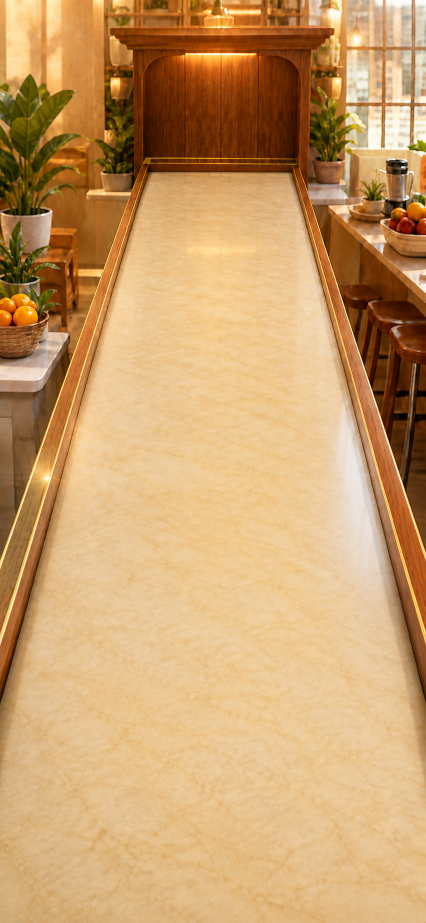
#> input picture tools/art-source/lane-premium-v54-source.png, 852 x 1846 px (shown at 1/2 size)
$ python prepare_v54_lane.py
#> lines starting #> are read from the running program, lines starting #| are printed output that depends on the picture
"""Calibrate the selected ImageGen lane to the V5.3 physics camera frame."""

from pathlib import Path
from PIL import Image


ROOT = Path(__file__).resolve().parents[1]
SOURCE = ROOT / "tools" / "art-source" / "lane-premium-v54-source.png"
OUTPUT = ROOT / "public" / "assets" / "lane-premium-v54.png"

# The source edit already contains a seamless empty lane. This crop expands the
# rail perspective and moves the cabinet bumper onto the fixed physics guide.
CROP = (63, 0, 817, 1450)
OUTPUT_SIZE = (862, 1658)


def main() -> None:
    with Image.open(SOURCE) as image:
#> image is the input picture: PIL image 852x1846 RGB; mean R, G, B 201.7, 159.3, 107.8
        calibrated = image.convert("RGB").crop(CROP).resize(OUTPUT_SIZE, Image.Resampling.LANCZOS)
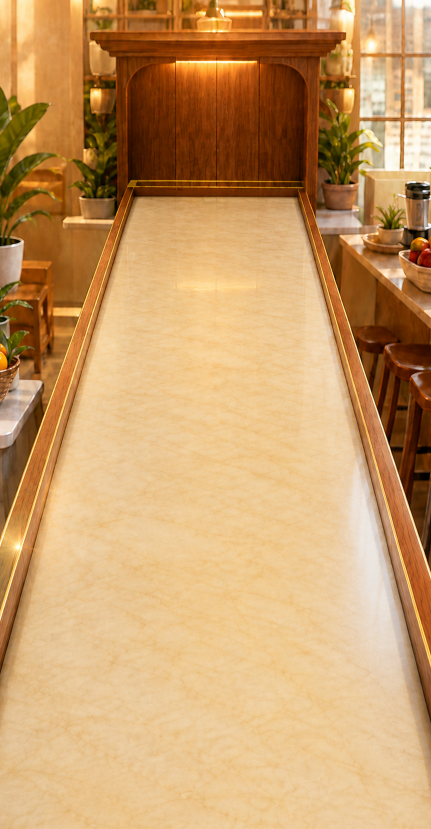
#> calibrated: PIL image 862x1658 RGB (shown at 1/2 size); mean R, G, B 200.6, 156.5, 105
        calibrated.save(OUTPUT, format="PNG", optimize=True)
    print(f"V5.4 lane written: {OUTPUT} ({OUTPUT_SIZE[0]}x{OUTPUT_SIZE[1]})")


if __name__ == "__main__":
    main()

$ run again, with tools/art-source/lane-premium-v57-source.png copied over tools/art-source/lane-premium-v54-source.png
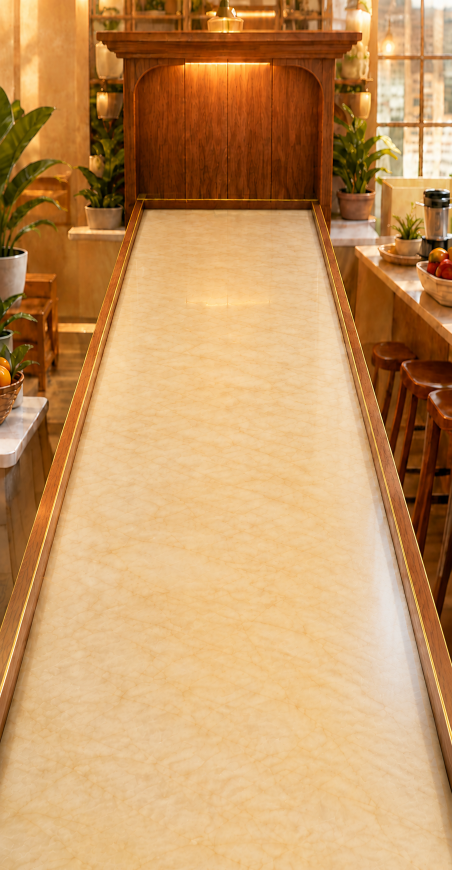
#> input picture tools/art-source/lane-premium-v57-source.png, 904 x 1740 px (shown at 1/2 size)
#> in main, image is the input picture: PIL image 904x1740 RGB; mean R, G, B 197.5, 150.8, 99
#> in main, `calibrated = image.convert("RGB").crop(CROP).resize(OUTPUT_SIZE, Image..`:
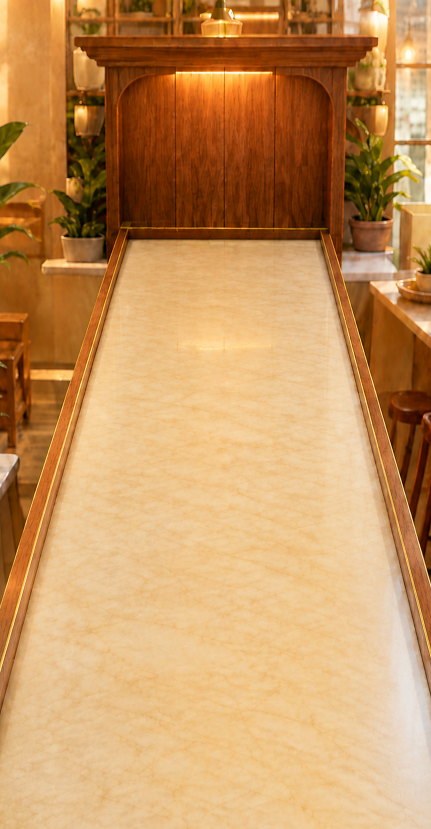
#> calibrated: PIL image 862x1658 RGB (shown at 1/2 size); mean R, G, B 198.7, 149.3, 95.8
